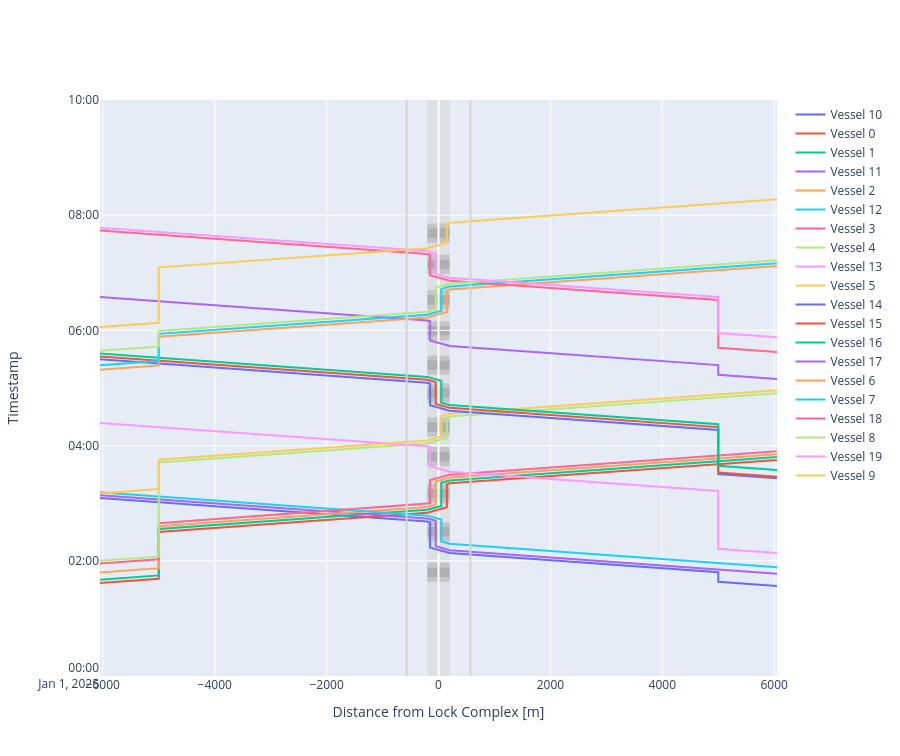

Notebook code cell kept with this figure:
### Markdown cell above
##### Time-distance diagram of vessels passing the lock and planning info
Luckily, the time-distance diagram shows the behaviour of the vessels in a more comprehensible manner. Waiting times emerge.

### Code cell
def cm_to_pixels(cm):
    return cm * 37.8 # Set figure height to 10 cmfig.update_layout(height=cm_to_pixels(10))

# We can plot the time-distance diagram
fig = lock_chamber.plot(xlimmin = -6050, 
                        xlimmax = 6050,
                        ylimmin = pd.Timestamp('2025-01-01 00:00:00'),
                        ylimmax = pd.Timestamp('2025-01-01 10:00:00'),
                        method='Plotly',
                        boundary_nodes = ['-1','+1'])

fig.update_layout(height=cm_to_pixels(20))
